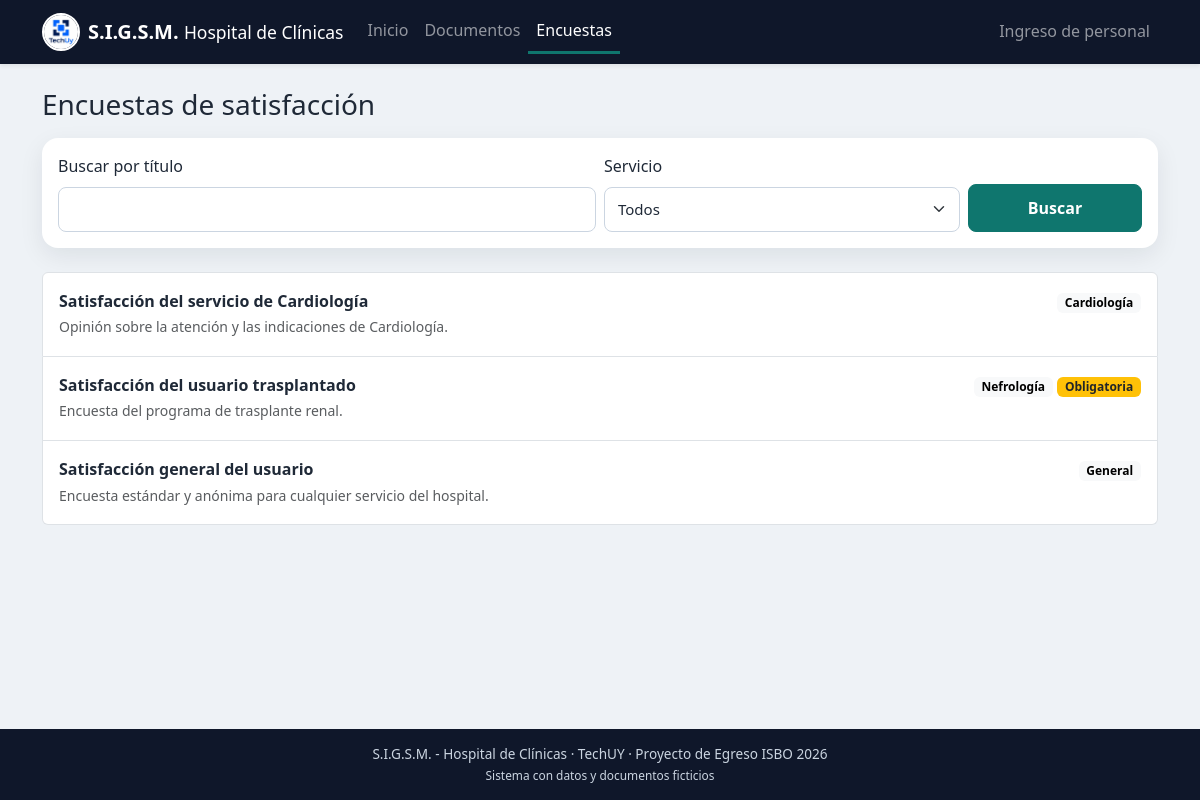
/encuestas.php, run on the app's committed database.
### tables this page shows
CREATE TABLE encuesta (
  id_encuesta      INT AUTO_INCREMENT,
  nombre           VARCHAR(150) NOT NULL,
  descripcion      TEXT NULL,
  obligatoria      TINYINT(1)   NOT NULL DEFAULT 0,
  estado           ENUM('borrador','publicada','cerrada') NOT NULL DEFAULT 'borrador',
  activo           TINYINT(1)   NOT NULL DEFAULT 1,
  fecha_creacion   DATETIME     NOT NULL DEFAULT CURRENT_TIMESTAMP,
  id_especialidad  INT NULL,
  CONSTRAINT pk_encuesta PRIMARY KEY (id_encuesta),
  CONSTRAINT fk_encuesta_especialidad FOREIGN KEY (id_especialidad)
    REFERENCES especialidad(id_especialidad)
);

CREATE TABLE especialidad (
  id_especialidad  INT AUTO_INCREMENT,
  nombre           VARCHAR(100) NOT NULL,
  descripcion      TEXT NULL,
  activo           TINYINT(1) NOT NULL DEFAULT 1,
  CONSTRAINT pk_especialidad PRIMARY KEY (id_especialidad),
  CONSTRAINT uq_especialidad_nombre UNIQUE (nombre)
);

### includes/funciones.php (called while the page is built, shortened)
<?php
function e($texto): string
{
    return htmlspecialchars((string) $texto, ENT_QUOTES, 'UTF-8');
}

### encuestas.php (the view, shortened to what this page needs)
<?php
require_once __DIR__ . '/includes/inicio.php';
$busqueda = trim($_GET['q'] ?? '');
$where  = "en.estado = 'publicada' AND en.activo = 1 AND (en.id_especialidad IS NULL OR es.activo = 1)";
$params = [];
$stmt = $pdo->prepare(
    "SELECT en.id_encuesta, en.nombre, en.descripcion, en.obligatoria, es.nombre AS servicio
     FROM encuesta en
     LEFT JOIN especialidad es ON es.id_especialidad = en.id_especialidad
     WHERE $where
     ORDER BY en.nombre"
);
$stmt->execute($params);
$encuestas = $stmt->fetchAll();
require __DIR__ . '/includes/encabezado.php';
?>
<h1 class="h3 mb-3">Encuestas de satisfacción</h1>
<form method="get" class="card card-body mb-4" role="search">
    <div class="row g-2 align-items-end">
        <div class="col-12 col-md-6">
            <label for="q" class="form-label">Buscar por título</label>
            <input type="search" id="q" name="q" class="form-control" value="<?= e($busqueda) ?>">
        </div>
        <div class="col-12 col-md-4">
            <label for="servicio" class="form-label">Servicio</label>
            <select id="servicio" name="servicio" class="form-select">
                <option value="">Todos</option>
            </select>
        </div>
        <div class="col-12 col-md-2 d-grid">
            <button class="btn btn-primary" type="submit">Buscar</button>
        </div>
    </div>
</form>
<div class="list-group">
    <?php foreach ($encuestas as $en): ?>
        <a href="responder_encuesta.php?id=<?= (int) $en['id_encuesta'] ?>" class="list-group-item list-group-item-action p-3">
            <div class="d-flex justify-content-between flex-wrap gap-2">
                <strong><?= e($en['nombre']) ?></strong>
                <span>
                    <span class="badge text-bg-light"><?= e($en['servicio'] ?? 'General') ?></span>
                    <?php if ($en['obligatoria']): ?><span class="badge bg-warning text-dark">Obligatoria</span><?php endif; ?>
                </span>
            </div>
            <small class="text-muted"><?= e($en['descripcion']) ?></small>
        </a>
    <?php endforeach; ?>
</div>
<?php require __DIR__ . '/includes/pie.php'; ?>

### public/css/estilos.css (style rules this page uses)
:root { --sigsm-primario: #0f766e; --sigsm-primario-hover: #115e59; --sigsm-fondo: #eef2f6; --sigsm-tarjeta: #ffffff; --sigsm-texto: #1f2937; --sigsm-borde: #cbd5e1; --sigsm-error: #ef4444; --sigsm-oscuro: #0f172a; --bs-primary: #0f766e; --bs-primary-rgb: 15, 118, 110; --bs-link-color: #0f766e; --bs-link-hover-color: #115e59; --bs-body-color: #1f2937; --bs-danger: #ef4444; }
body { background-color: var(--sigsm-fondo); color: var(--sigsm-texto); min-height: 100vh; display: flex; flex-direction: column; line-height: 1.6; }
.btn { border-radius: 8px; font-weight: 600; }
.btn-primary { --bs-btn-bg: #0f766e; --bs-btn-border-color: #0f766e; --bs-btn-hover-bg: #115e59; --bs-btn-hover-border-color: #115e59; --bs-btn-active-bg: #115e59; --bs-btn-active-border-color: #115e59; --bs-btn-disabled-bg: #0f766e; --bs-btn-disabled-border-color: #0f766e; }
.form-control, .form-select { border: 1px solid var(--sigsm-borde); border-radius: 8px; padding: 10px 13px; font-size: 15px; }
.card { background: var(--sigsm-tarjeta); border: none; border-radius: 16px; box-shadow: 0 8px 24px rgba(15, 23, 42, 0.08); }
.portal-publico .btn { min-height: 48px; }

### data on the page
encuesta: nombre "Satisfacción del servicio de Cardiología", id_especialidad.nombre "Cardiología", descripcion "Opinión sobre la atención y las indicaciones de Cardiología."
encuesta: nombre "Satisfacción del usuario trasplantado", id_especialidad.nombre "Nefrología", obligatoria "Obligatoria", descripcion "Encuesta del programa de trasplante renal."
encuesta: nombre "Satisfacción general del usuario", servicio "General", descripcion "Encuesta estándar y anónima para cualquier servicio del hospital."

### other printed values
$texto "Inicio Documentos Encuestas"
